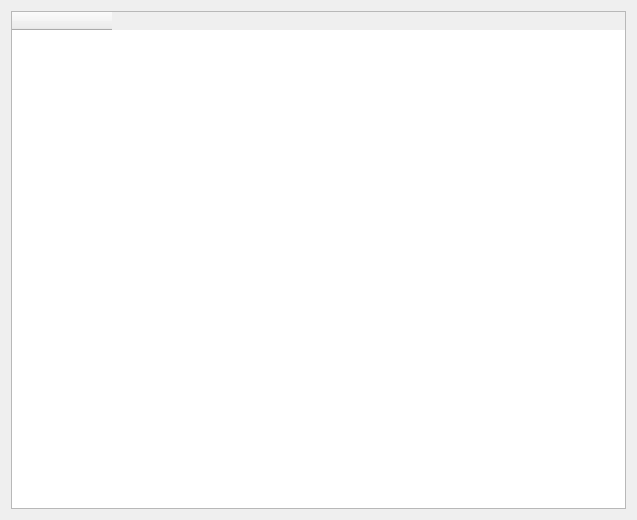
<?xml version="1.0" encoding="UTF-8"?>
<ui version="4.0">
 <class>AlarmMonitor</class>
 <widget class="QDialog" name="AlarmMonitor">
  <property name="geometry">
   <rect>
    <x>0</x>
    <y>0</y>
    <width>637</width>
    <height>520</height>
   </rect>
  </property>
  <property name="sizePolicy">
   <sizepolicy hsizetype="Preferred" vsizetype="Preferred">
    <horstretch>0</horstretch>
    <verstretch>0</verstretch>
   </sizepolicy>
  </property>
  <property name="minimumSize">
   <size>
    <width>637</width>
    <height>0</height>
   </size>
  </property>
  <property name="maximumSize">
   <size>
    <width>637</width>
    <height>16777215</height>
   </size>
  </property>
  <property name="windowTitle">
   <string>Тревожный монитор</string>
  </property>
  <layout class="QVBoxLayout" name="verticalLayout">
   <item>
    <widget class="QTableWidget" name="tableWidget">
     <column>
      <property name="text">
       <string/>
      </property>
     </column>
    </widget>
   </item>
  </layout>
 </widget>
 <resources/>
 <connections/>
</ui>
